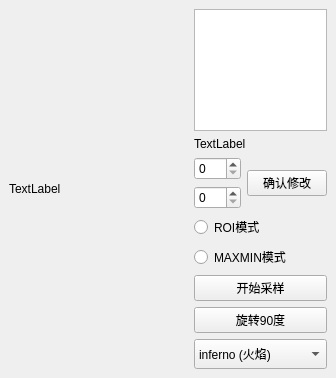
<?xml version="1.0" encoding="UTF-8"?>
<ui version="4.0">
 <class>MainUI</class>
 <widget class="QMainWindow" name="MainUI">
  <property name="geometry">
   <rect>
    <x>0</x>
    <y>0</y>
    <width>336</width>
    <height>378</height>
   </rect>
  </property>
  <widget class="QWidget" name="centralwidget">
   <property name="windowTitle">
    <string>Form</string>
   </property>
   <layout class="QHBoxLayout" name="horizontalLayout_2" stretch="3,2">
    <item>
     <widget class="QLabel" name="video_label">
      <property name="text">
       <string>TextLabel</string>
      </property>
     </widget>
    </item>
    <item>
     <layout class="QVBoxLayout" name="verticalLayout_2" stretch="0,2,0,0,0,0,1,1">
      <item>
       <widget class="QPlainTextEdit" name="logger"/>
      </item>
      <item>
       <widget class="QLabel" name="info">
        <property name="text">
         <string>TextLabel</string>
        </property>
       </widget>
      </item>
      <item>
       <layout class="QHBoxLayout" name="horizontalLayout">
        <item>
         <layout class="QVBoxLayout" name="verticalLayout">
          <item>
           <widget class="QSpinBox" name="measure_w"/>
          </item>
          <item>
           <widget class="QSpinBox" name="measure_h"/>
          </item>
         </layout>
        </item>
        <item>
         <widget class="QPushButton" name="measure_ensure">
          <property name="text">
           <string>确认修改</string>
          </property>
         </widget>
        </item>
       </layout>
      </item>
      <item>
       <widget class="QRadioButton" name="ROI">
        <property name="text">
         <string>ROI模式</string>
        </property>
       </widget>
      </item>
      <item>
       <widget class="QRadioButton" name="MAXMIN">
        <property name="text">
         <string>MAXMIN模式</string>
        </property>
       </widget>
      </item>
      <item>
       <widget class="QPushButton" name="pushButton">
        <property name="text">
         <string>开始采样</string>
        </property>
       </widget>
      </item>
      <item>
       <widget class="QPushButton" name="rotate">
        <property name="text">
         <string>旋转90度</string>
        </property>
       </widget>
      </item>
      <item>
       <widget class="QComboBox" name="color_combo_box">
        <property name="minimumSize">
         <size>
          <width>0</width>
          <height>30</height>
         </size>
        </property>
        <property name="currentText">
         <string>inferno (火焰)</string>
        </property>
        <item>
         <property name="text">
          <string>inferno (火焰)</string>
         </property>
        </item>
        <item>
         <property name="text">
          <string>magma (岩浆)</string>
         </property>
        </item>
        <item>
         <property name="text">
          <string>jet (彩虹)</string>
         </property>
        </item>
        <item>
         <property name="text">
          <string>rainbow (彩虹平滑)</string>
         </property>
        </item>
        <item>
         <property name="text">
          <string>turbo (优化彩虹)</string>
         </property>
        </item>
        <item>
         <property name="text">
          <string>bone (骨骼灰)</string>
         </property>
        </item>
        <item>
         <property name="text">
          <string>自定义...</string>
         </property>
        </item>
       </widget>
      </item>
     </layout>
    </item>
   </layout>
  </widget>
 </widget>
 <resources/>
 <connections/>
</ui>
